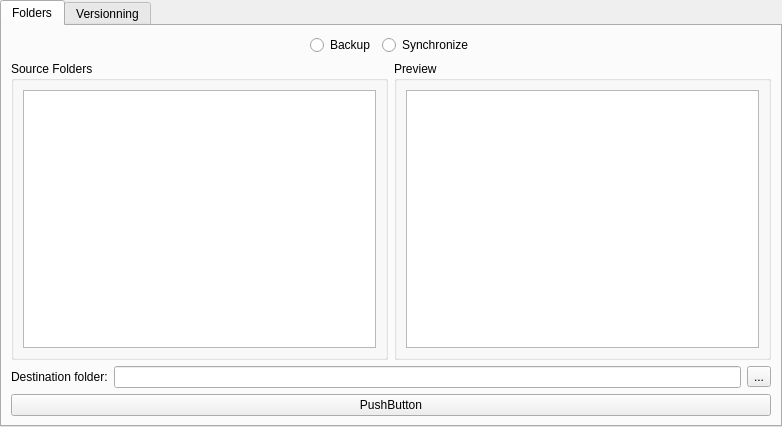
<?xml version="1.0" encoding="UTF-8"?>
<ui version="4.0">
 <class>ProfileEditor</class>
 <widget class="QTabWidget" name="ProfileEditor">
  <property name="geometry">
   <rect>
    <x>0</x>
    <y>0</y>
    <width>782</width>
    <height>427</height>
   </rect>
  </property>
  <property name="windowTitle">
   <string>Profile Editor</string>
  </property>
  <property name="currentIndex">
   <number>0</number>
  </property>
  <widget class="QWidget" name="tab">
   <attribute name="title">
    <string>Folders</string>
   </attribute>
   <layout class="QVBoxLayout" name="verticalLayout">
    <item>
     <layout class="QHBoxLayout" name="horizontalLayout_2">
      <item>
       <spacer name="horizontalSpacer">
        <property name="orientation">
         <enum>Qt::Horizontal</enum>
        </property>
        <property name="sizeHint" stdset="0">
         <size>
          <width>40</width>
          <height>20</height>
         </size>
        </property>
       </spacer>
      </item>
      <item>
       <widget class="QRadioButton" name="radioButton">
        <property name="text">
         <string>Backup</string>
        </property>
       </widget>
      </item>
      <item>
       <widget class="QRadioButton" name="radioButton_2">
        <property name="text">
         <string>Synchronize</string>
        </property>
       </widget>
      </item>
      <item>
       <spacer name="horizontalSpacer_2">
        <property name="orientation">
         <enum>Qt::Horizontal</enum>
        </property>
        <property name="sizeHint" stdset="0">
         <size>
          <width>40</width>
          <height>20</height>
         </size>
        </property>
       </spacer>
      </item>
     </layout>
    </item>
    <item>
     <layout class="QHBoxLayout" name="horizontalLayout_5">
      <item>
       <widget class="QGroupBox" name="groupBox">
        <property name="title">
         <string>Source Folders</string>
        </property>
        <layout class="QHBoxLayout" name="horizontalLayout">
         <item>
          <widget class="QTreeView" name="SourceFoldersTree">
           <attribute name="headerVisible">
            <bool>false</bool>
           </attribute>
          </widget>
         </item>
        </layout>
       </widget>
      </item>
      <item>
       <widget class="QGroupBox" name="groupBox_2">
        <property name="title">
         <string>Preview</string>
        </property>
        <layout class="QHBoxLayout" name="horizontalLayout_4">
         <item>
          <widget class="QTreeView" name="PreviewTree">
           <attribute name="headerVisible">
            <bool>false</bool>
           </attribute>
          </widget>
         </item>
        </layout>
       </widget>
      </item>
     </layout>
    </item>
    <item>
     <layout class="QHBoxLayout" name="horizontalLayout_3">
      <item>
       <widget class="QLabel" name="label">
        <property name="text">
         <string>Destination folder:</string>
        </property>
       </widget>
      </item>
      <item>
       <widget class="QLineEdit" name="Destination"/>
      </item>
      <item>
       <widget class="QToolButton" name="toolButton">
        <property name="text">
         <string>...</string>
        </property>
        <property name="icon">
         <iconset resource="resources.qrc">
          <normaloff>:/icons/resources/1286719705_folder_open.png</normaloff>:/icons/resources/1286719705_folder_open.png</iconset>
        </property>
        <property name="iconSize">
         <size>
          <width>32</width>
          <height>32</height>
         </size>
        </property>
       </widget>
      </item>
     </layout>
    </item>
    <item>
     <widget class="QPushButton" name="pushButton">
      <property name="text">
       <string>PushButton</string>
      </property>
     </widget>
    </item>
   </layout>
  </widget>
  <widget class="QWidget" name="tab_2">
   <attribute name="title">
    <string>Versionning</string>
   </attribute>
   <layout class="QVBoxLayout" name="verticalLayout_2">
    <item>
     <layout class="QGridLayout" name="gridLayout" columnstretch="0,0,0,0,0,1">
      <property name="sizeConstraint">
       <enum>QLayout::SetDefaultConstraint</enum>
      </property>
      <item row="0" column="0" colspan="6">
       <widget class="QCheckBox" name="checkBox">
        <property name="sizePolicy">
         <sizepolicy hsizetype="Minimum" vsizetype="Fixed">
          <horstretch>0</horstretch>
          <verstretch>0</verstretch>
         </sizepolicy>
        </property>
        <property name="toolTip">
         <string>When a file is modified, store the old version.
When a file is deleted, store it.
Old versions of your files are stored in a separate folder.</string>
        </property>
        <property name="text">
         <string>Activate file versionning</string>
        </property>
        <property name="checked">
         <bool>true</bool>
        </property>
       </widget>
      </item>
      <item row="4" column="3">
       <widget class="QSpinBox" name="spinBox_3">
        <property name="maximum">
         <number>999</number>
        </property>
        <property name="value">
         <number>20</number>
        </property>
       </widget>
      </item>
      <item row="4" column="4" colspan="2">
       <widget class="QLabel" name="label_2">
        <property name="text">
         <string>% of the main folder size</string>
        </property>
       </widget>
      </item>
      <item row="6" column="3">
       <widget class="QSpinBox" name="spinBox_2">
        <property name="maximum">
         <number>999</number>
        </property>
       </widget>
      </item>
      <item row="1" column="1" colspan="5">
       <widget class="QCheckBox" name="checkBox_2">
        <property name="text">
         <string>Limit the size of the folder containing old versions:</string>
        </property>
        <property name="checked">
         <bool>true</bool>
        </property>
       </widget>
      </item>
      <item row="6" column="2">
       <widget class="QRadioButton" name="radioButton_4">
        <property name="text">
         <string/>
        </property>
       </widget>
      </item>
      <item row="6" column="4">
       <widget class="QComboBox" name="comboBox">
        <item>
         <property name="text">
          <string>Ko</string>
         </property>
        </item>
        <item>
         <property name="text">
          <string>Mo</string>
         </property>
        </item>
        <item>
         <property name="text">
          <string>Go</string>
         </property>
        </item>
        <item>
         <property name="text">
          <string>To</string>
         </property>
        </item>
       </widget>
      </item>
      <item row="4" column="2">
       <widget class="QRadioButton" name="radioButton_3">
        <property name="text">
         <string/>
        </property>
        <property name="checked">
         <bool>true</bool>
        </property>
       </widget>
      </item>
      <item row="1" column="0">
       <spacer name="horizontalSpacer_3">
        <property name="orientation">
         <enum>Qt::Horizontal</enum>
        </property>
        <property name="sizeHint" stdset="0">
         <size>
          <width>40</width>
          <height>20</height>
         </size>
        </property>
       </spacer>
      </item>
      <item row="4" column="1">
       <spacer name="horizontalSpacer_4">
        <property name="orientation">
         <enum>Qt::Horizontal</enum>
        </property>
        <property name="sizeHint" stdset="0">
         <size>
          <width>40</width>
          <height>20</height>
         </size>
        </property>
       </spacer>
      </item>
      <item row="6" column="5">
       <spacer name="horizontalSpacer_5">
        <property name="orientation">
         <enum>Qt::Horizontal</enum>
        </property>
        <property name="sizeHint" stdset="0">
         <size>
          <width>40</width>
          <height>20</height>
         </size>
        </property>
       </spacer>
      </item>
     </layout>
    </item>
    <item>
     <spacer name="verticalSpacer">
      <property name="orientation">
       <enum>Qt::Vertical</enum>
      </property>
      <property name="sizeHint" stdset="0">
       <size>
        <width>20</width>
        <height>40</height>
       </size>
      </property>
     </spacer>
    </item>
   </layout>
  </widget>
 </widget>
 <resources>
  <include location="resources.qrc"/>
 </resources>
 <connections/>
</ui>
